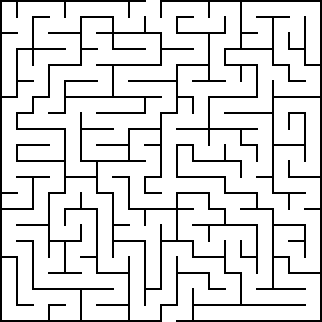
#> input picture Popykin_CV_main/01_first_images/homework/task_1/20 by 20 orthogonal maze.png, 322 x 322 px
$ jupyter execute --allow-errors homework_01.ipynb   (shell and % lines are left out)
#> lines starting #> are read from the running program, lines starting #| are printed output that depends on the picture; after the words box and inside, x2 and y2 are one past the last pixel; in counts of white or black regions, pixels touching at a corner belong together
# Домашняя работа №1

[cell 1]
import cv2
import numpy as np

import matplotlib.pyplot as plt

[cell 2]
def plot_one_image(image: np.ndarray, title=None) -> None:
    """
    Отобразить изображение с помощью matplotlib.
    Вспомогательная функция.

    :param image: изображение для отображения
    :return: None
    """
    fig, axs = plt.subplots(1, 1, figsize=(8, 7))

    axs.imshow(image)
    axs.axis('off')
    if title:
        axs.set_title(title)
    plt.plot()

# Задача №1 - Лабиринт

Реализуйте алгоритм поиска выхода из лабиринта по растровому изобажению.
Вам нужно написать код, который будет находить путь (координаты пикселей) от заданного входа сверху до выхода снизу.

Отрисуйте получившийся маршрут на карте с помощью функции ```plot_maze_path(img, coords)``` или воспользуйтесь вам известным графическим инструментом.

__Input:__

Изображение лабиринта в кодировке $RGB$.

Все карты лежат на [яндекс-диске](https://yadi.sk/d/qEWVZk2picDdZw)

__Ouput:__

Массив координат пути через лабиринт в виде ```(np.array(x), np.array(y))```.

Оценивается __каждое__ успешное решение лабиринта.
Пример решенной задачи.

[cell 3]
from task_1 import find_way_from_maze

[cell 4]
def plot_maze_path(image: np.ndarray, coords: tuple) -> np.ndarray:
    """
    Нарисовать путь через лабиринт на изображении.
    Вспомогательная функция.

    :param image: изображение лабиринта
    :param coords: координаты пути через лабиринт типа (x, y) где x и y - массивы координат точек
    :return img_wpath: исходное изображение с отрисованными координатами
    """
    if image.ndim != 3:
        img = cv2.cvtColor(img, cv2.COLOR_GRAY2BGR)

    img_wpath = image.copy()
    if coords:
        x, y = coords
        img_wpath[x, y, :] = [0, 0, 255]

    return img_wpath

Загрузим тестовое изображение и отобразим его.

[cell 5]
test_image = cv2.imread('task_1/20 by 20 orthogonal maze.png')  # загрузить тестовую картинку
#> test_image is the input picture: shape (322, 322, 3); 86.4% white; black in thin lines or dots

plot_one_image(test_image)

Теперь ваша задача реализовать функцию ```plot_maze_path``` в ```task_1.py``` для того, чтобы найти координаты пути через лабиринт.

[cell 6]
import cv2
import numpy as np
from pyparsing import deque

def find_way_from_maze_test(image: np.ndarray) -> tuple:
    """
    Найти путь через лабиринт.

    :param image: изображение лабиринта
    :return: координаты пути из лабиринта в виде (x, y), где x и y - это массивы координат
    """
     # Преобразуем изображение в градации серого
    gray_image = cv2.cvtColor(image, cv2.COLOR_BGR2GRAY)
#> gray_image: shape (322, 322); 86.4% white; black in thin lines or dots
    _, binary_mask = cv2.threshold(gray_image, 128, 255, cv2.THRESH_BINARY_INV)
#> binary_mask: shape (322, 322); 13.6% white in thin lines or dots

    height, width = binary_mask.shape
#> height = 322; width = 322

    # Находим начальную и конечную точки
    start_point = None
    end_point = None
    for i in range(height):
        for j in range(width):
            if binary_mask[i, j] == 0:
                start_point = (i, j)
                break
        if start_point is not None:
            break

    for i in range(height - 1, -1, -1):
        for j in range(width - 1, -1, -1):
            if binary_mask[i, j] == 0:
                end_point = (i, j)
                break
        if end_point is not None:
            break

    if start_point is None or end_point is None:
        print("Не удалось найти вход или выход")
        return None

    # Направления для движения (вверх, вниз, влево, вправо)
    movements = [(-1, 0), (1, 0), (0, -1), (0, 1)]

    # Используем очередь для реализации алгоритма поиска
    queue = deque([start_point])
    visited_nodes = set()
    visited_nodes.add(start_point)
    # Словарь для хранения родительских узлов
    parent_map = {start_point: None}

    while queue:
        current_node = queue.popleft()

        # Если достигли конечной точки, выходим из цикла
        if current_node == end_point:
            break

        for move in movements:
            neighbor_node = (current_node[0] + move[0], current_node[1] + move[1])

            # Проверяем границы изображения и условия для добавления соседнего узла в очередь
            if (0 <= neighbor_node[0] < height and
                0 <= neighbor_node[1] < width and
                binary_mask[neighbor_node] == 0 and
                neighbor_node not in visited_nodes):

                visited_nodes.add(neighbor_node)
                queue.append(neighbor_node)
                parent_map[neighbor_node] = current_node

    # Восстанавливаем путь от конечной точки к начальной
    coords = []
    step = end_point

    while step is not None:
        coords.append(step)
        step = parent_map.get(step)

    coords.reverse()  # Переворачиваем список для получения правильного порядка координат
    x_coords, y_coords = ([], [])

    if coords:
        x_coords, y_coords = zip(*coords)  # Разделяем координаты на x и y

    return (x_coords, y_coords)

# Список названий изображений
image_names = [
    'task_1/20 by 20 orthogonal maze.png',
    'task_1/20 by 22 orthogonal maze.png',
    'task_1/25 by 22 orthogonal maze.png',
    'task_1/30 by 20 orthogonal maze.png',
    'task_1/30 by 30 orthogonal maze.png'
]

# Цикл по названиям изображений
for image_name in image_names:
    test_image = cv2.imread(image_name)
    if test_image is None:
        print(f"Не удалось загрузить изображение: {image_name}")
        continue
    way_coords = find_way_from_maze_test(test_image)  # вычислить координаты пути через лабиринт
    image_with_way = plot_maze_path(test_image, way_coords)
#> in plot_maze_path, `x, y = coords`: x = 1159 values, max 321 at index 1158, min 0 at index 0, mean 194.6; y = 1159 values, max 226 at index 1067, min 15 at index 286, mean 93.72
#> in plot_maze_path, `img_wpath[x, y, :] = [0, 0, 255]`:
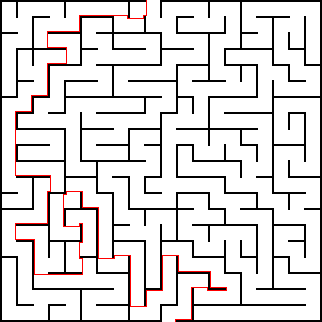
#> img_wpath: shape (322, 322, 3); 1.12% of pixels changed, all inside (x1, y1, x2, y2) = (15, 0, 227, 322)
    plot_one_image(image_with_way, image_name)
#> pass 2 of the loop `for image_name in image_names:`:
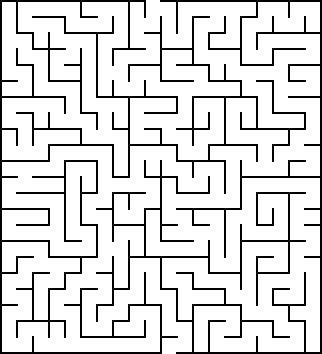
#> input picture Popykin_CV_main/01_first_images/homework/task_1/20 by 22 orthogonal maze.png, 322 x 354 px
#> test_image is the input picture: shape (354, 322, 3); 86.5% white; black in thin lines or dots
#> gray_image: shape (354, 322); 86.5% white; black in thin lines or dots
#> binary_mask: shape (354, 322); 13.5% white in thin lines or dots
#> in plot_maze_path (call 2), `x, y = coords`: x = 1051 values, max 353 at index 1050, min 0 at index 0, mean 174.9; y = 1051 values, max 306 at index 315, min 95 at index 704, mean 184
#> in plot_maze_path (call 2), `img_wpath[x, y, :] = [0, 0, 255]`:
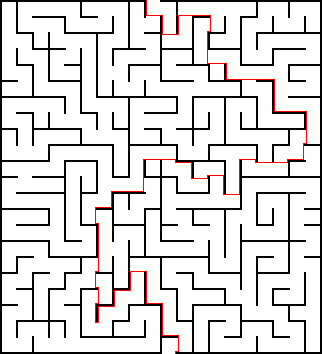
#> img_wpath: shape (354, 322, 3); 0.92% of pixels changed, all inside (x1, y1, x2, y2) = (95, 0, 307, 354)
#> pass 3 of the loop `for image_name in image_names:`:
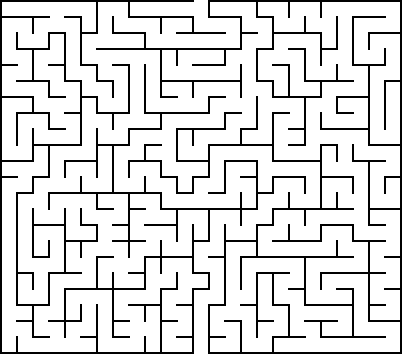
#> input picture Popykin_CV_main/01_first_images/homework/task_1/25 by 22 orthogonal maze.png, 402 x 354 px
#> test_image is the input picture: shape (354, 402, 3); 86.6% white; black in thin lines or dots
#> gray_image: shape (354, 402); 86.6% white; black in thin lines or dots
#> binary_mask: shape (354, 402); 13.4% white in thin lines or dots
#> in plot_maze_path (call 3), `x, y = coords`: x = 1163 values, max 353 at index 1162, min 0 at index 0, mean 141.2; y = 1163 values, max 306 at index 867, min 95 at index 248, mean 194.3
#> in plot_maze_path (call 3), `img_wpath[x, y, :] = [0, 0, 255]`:
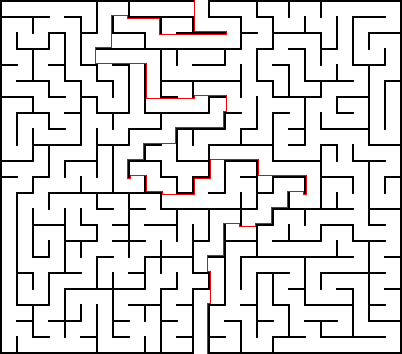
#> img_wpath: shape (354, 402, 3); 0.82% of pixels changed, all inside (x1, y1, x2, y2) = (95, 0, 307, 354)
#> the loop made 5 passes; the first 3 are shown
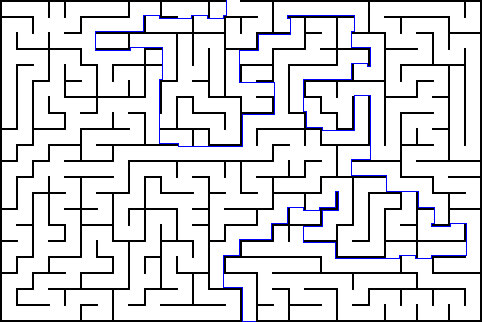
#> shown: shape (322, 482, 3); mean R, G, B 217.7, 217.7, 220.9
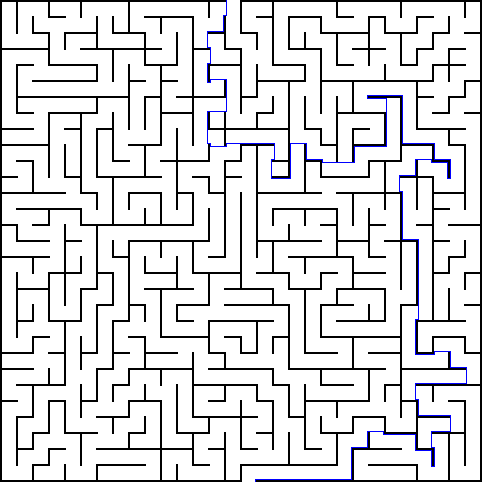
#> shown: shape (482, 482, 3); mean R, G, B 219.6, 219.6, 221.3

# Задача №2 - Пробки в городе

Требуется написать программу, которая на вход принимает картинку, на которой схематически изображена машинка на дороге с $N$ полосами и препятствия на полосах. Соответствующие объекты обозначены цветами, которые сохраняются на всех изображениях.

Результатом работы программы является номер полосы, на которую нужно перестроиться или сообщение о том, что перестраиваться не нужно.

**Примечание: номер дороги считается слева направо, отсчет начинается с нуля.**

Примеры изображений:
<table><tr>
    <td>  </td>
    <td>  </td>
</tr></table>

[cell 7]
from task_2 import find_road_number

[cell 8]
test_image = cv2.imread('task_2/image_00.jpg')
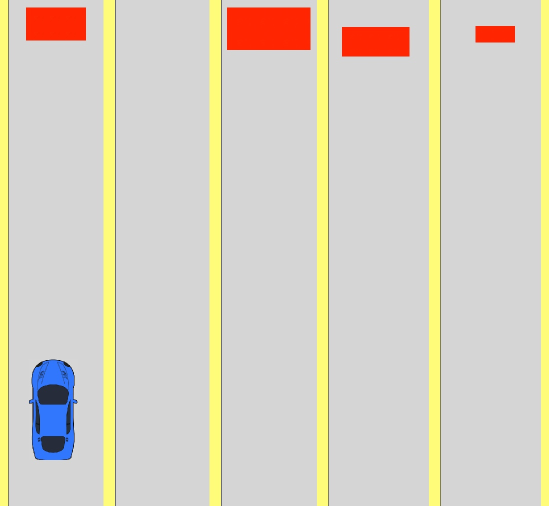
#> input picture Popykin_CV_main/01_first_images/homework/task_2/image_00.jpg, 1098 x 1012 px (shown at 1/2 size)
#> test_image is the input picture: shape (1012, 1098, 3); mean B, G, R 195.1, 209.5, 215.6
test_image = cv2.cvtColor(test_image, cv2.COLOR_BGR2RGB)
plot_one_image(test_image)

[cell 9]
import cv2
import numpy as np

def find_road_number_test(image):
    # Определяем диапазоны для серого и красного цветов
    gray_range_min = (200, 200, 200)
    gray_range_max = (220, 220, 220)
    red_range_min = (230, 0, 0)
    red_range_max = (255, 50, 50)

    # Создаем маски для серого и красного цветов
    mask_gray = cv2.inRange(image, gray_range_min, gray_range_max)
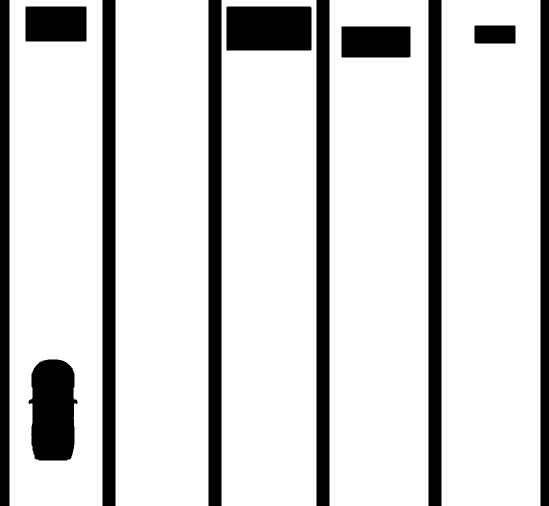
#> mask_gray: shape (1012, 1098) (shown at 1/2 size); 82.6% white; 12 black regions (1 under 20 px), largest, box (x1, y1, x2, y2) and area: (205, 0, 231, 1012) 26312, (417, 0, 443, 1012) 26312, (633, 0, 659, 1012) 26312
    mask_red = cv2.inRange(image, red_range_min, red_range_max)
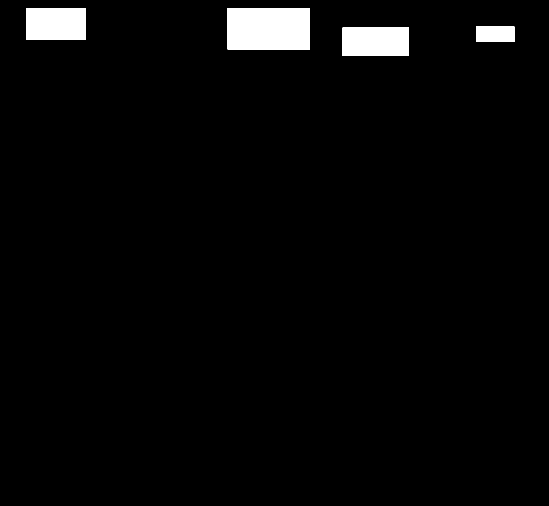
#> mask_red: shape (1012, 1098) (shown at 1/2 size); 2.8% white; 4 white regions

    # Ищем контуры серых дорожек
    gray_contours, _ = cv2.findContours(mask_gray, cv2.RETR_EXTERNAL, cv2.CHAIN_APPROX_SIMPLE)
#> gray_contours = 5 contours; box (x1, y1, x2, y2) and area: (883, 0, 1081, 1012) 199167, (659, 0, 857, 1012) 199167, (443, 0, 633, 1012) 191079, (231, 0, 417, 1012) 187035, (19, 0, 205, 1012) 187035

    # Переворачиваем список контуров для правильной обработки
    gray_contours = gray_contours[::-1]
#> gray_contours = 5 contours; box (x1, y1, x2, y2) and area: (659, 0, 857, 1012) 199167, (883, 0, 1081, 1012) 199167, (443, 0, 633, 1012) 191079, (19, 0, 205, 1012) 187035, (231, 0, 417, 1012) 187035

    road_index = None

    # Проходим по каждому контуру серой дорожки
    for index, contour in enumerate(gray_contours):
        x, y, width, height = cv2.boundingRect(contour)

        # Извлекаем область красного цвета в пределах найденного прямоугольника
        road_area = mask_red[y:y + height, x:x + width]

        # Проверяем наличие красного цвета в области
        if np.sum(road_area) == 0:
            road_index = index + 1
            break
#> this loop made 2 passes
#> (contour, x, y, width, height, road_index) on pass 2: ([[231, 0], [231, 1011], [416, 1011], [416, 0]], 231, 0, 186, 1012, 2)
#> (contour, x, y, width, height) on pass 1: ([[19, 0], [19, 1011], [204, 1011], [204, 0]], 19, 0, 186, 1012)
#> pass 1, in find_road_number_test, `road_area = mask_red[y:y + height, x:x + width]`:
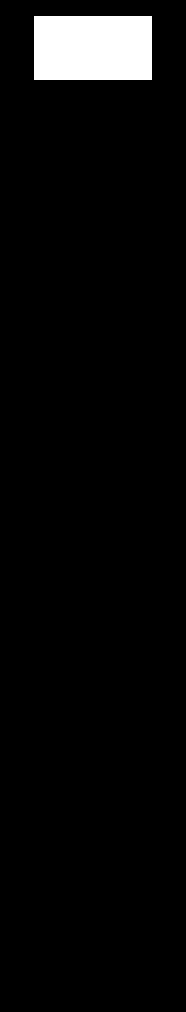
#> road_area: shape (1012, 186); 4% white; 1 white region, box (x1, y1, x2, y2) and area: (34, 16, 152, 80) 7552
#> `road_number = find_road_number_test(test_image)`: road_number = 2
#> pass 2 of the loop `for image_name in image_names:`:

    return road_index

#road_number = find_road_number_test(test_image)

#print(f'Нужно перестроиться на дорогу номер {road_number}')
image_names = [
    'task_2/image_00.jpg',
    'task_2/image_01.jpg',
    'task_2/image_02.jpg'
]

# Цикл по названиям изображений
#> (the rest of this cell did not finish here and is left out)
